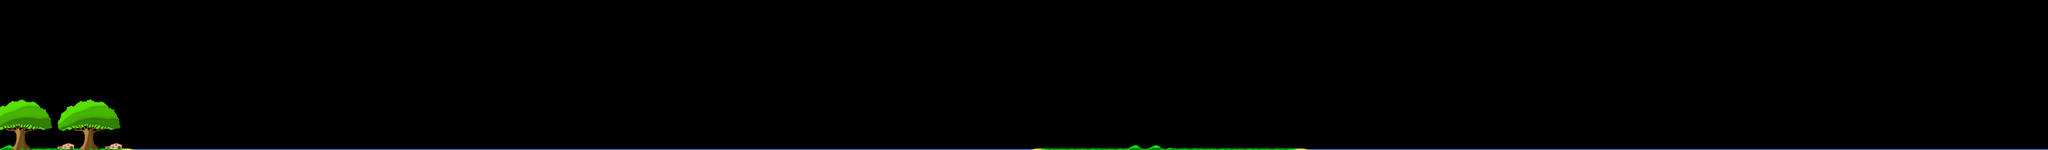

The image is a tile-based game level rendered from a .tmx file. Its description and source (layers, tilesets, objects; grid data summarised) follow:
An orthogonal 300x22 tile map with 32x32 px tiles, 3 tile layers (sol, elements, arbres), 1 hidden layer not drawn, 4 tilesets.

<map version="1.0" tiledversion="1.0.3" orientation="orthogonal" renderorder="right-down" width="300" height="22" tilewidth="32" tileheight="32" nextobjectid="1">
 <tileset firstgid="1" source="tileSet_Objet.tsx" />
 <tileset firstgid="4" source="tileSet_Sol.tsx" />
 <tileset firstgid="29" source="tileSet_Arbre.tsx" />
 <tileset firstgid="281" source="tileSet_Logic.tsx" />
 <layer name="sol" width="300" height="22">
  <data>[6600 cells, 300 non-empty, 20 distinct tile ids]</data>
 </layer>
 <layer name="elements" width="300" height="22" offsetx="-1" offsety="-4">
  <data>[6600 cells, 6 non-empty, 3 distinct tile ids]</data>
 </layer>
 <layer name="arbres" width="300" height="22">
  <data>[6600 cells, 144 non-empty, 80 distinct tile ids]</data>
 </layer>
 <layer name="hitbox" width="300" height="22" visible="0">
  <data>[6600 cells, 300 non-empty, 2 distinct tile ids]</data>
 </layer>
</map>
